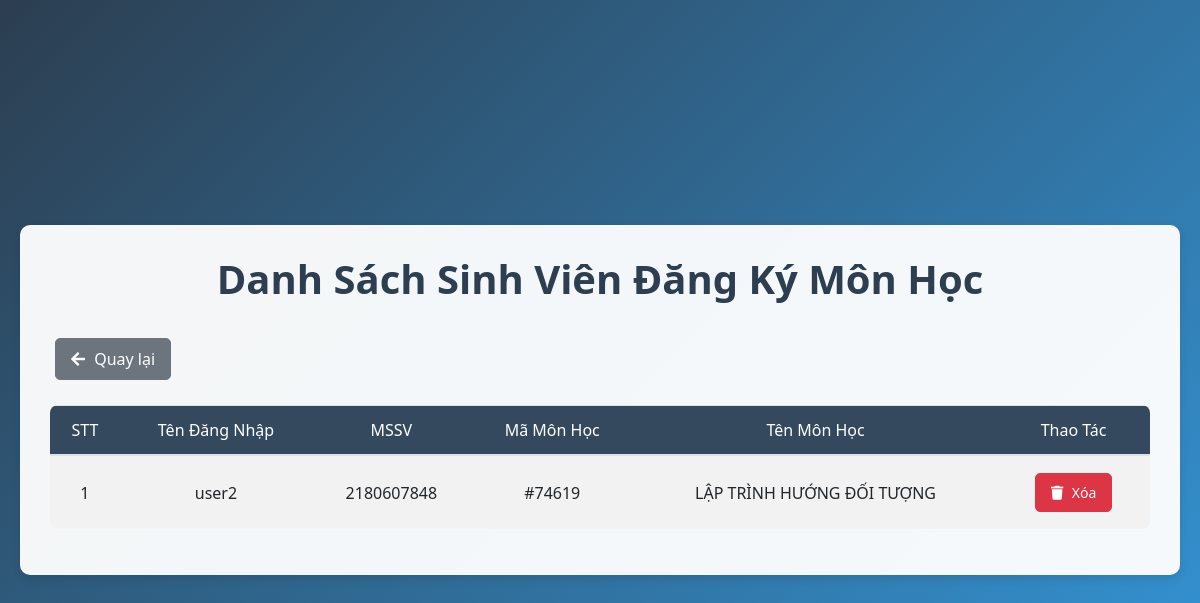
The app's page /courses/view_registrations.php (signed in) with its own data.
### tables this page shows
CREATE TABLE `course_registrations` (
  `id` int(11) NOT NULL,
  `username` varchar(50) NOT NULL,
  `course_id` int(11) NOT NULL,
  `registration_date` datetime DEFAULT current_timestamp()
);

CREATE TABLE `users` (
  `id` int(11) NOT NULL,
  `mssv` varchar(10) NOT NULL,
  `username` varchar(50) NOT NULL,
  `email` varchar(100) NOT NULL,
  `mobile` varchar(15) NOT NULL,
  `password` varchar(255) NOT NULL,
  `address` text NOT NULL,
  `role` enum('admin','user') NOT NULL DEFAULT 'user',
  `created_at` timestamp NOT NULL DEFAULT current_timestamp(),
  `updated_at` timestamp NOT NULL DEFAULT current_timestamp() ON UPDATE current_timestamp(),
  `remember_token` varchar(64) DEFAULT NULL
);

CREATE TABLE `courses` (
  `id` int(11) NOT NULL,
  `course_code` varchar(20) NOT NULL,
  `course_name` varchar(100) NOT NULL,
  `credits` int(11) NOT NULL
);

### courses/view_registrations.php (the view, shortened to what this page needs)
<?php
    include "../courses/connect.php";
    $result = null;
    try {
        $sql = "SELECT cr.username, u.mssv, c.course_code, c.course_name
                FROM course_registrations cr
                INNER JOIN users u ON u.username = cr.username
                INNER JOIN courses c ON c.id = cr.course_id
                ORDER BY cr.username, c.course_code";
        $result = mysqli_query($con, $sql);
    } catch (Exception $e) {
        echo "<div class='alert alert-danger'>Có lỗi xảy ra: " . $e->getMessage() . "</div>";
        $result = null;
    }
?>
<!DOCTYPE html>
<html lang="en">
<head>
    <link rel="stylesheet" href="https://cdn.jsdelivr.net/npm/bootstrap@4.0.0/dist/css/bootstrap.min.css">
    <link rel="stylesheet" href="https://cdnjs.cloudflare.com/ajax/libs/font-awesome/5.15.4/css/all.min.css">
</head>
<body>
    <div class="container">
        <h1>Danh Sách Sinh Viên Đăng Ký Môn Học</h1>
        <div class="action-buttons">
            <a href="../signup1/admin_home.php" class="btn btn-secondary">
                <i class="fas fa-arrow-left"></i> Quay lại
            </a>
        </div>
        <table class="table table-striped">
            <thead>
                <tr>
                    <th>STT</th>
                    <th>Tên Đăng Nhập</th>
                    <th>MSSV</th>
                    <th>Mã Môn Học</th>
                    <th>Tên Môn Học</th>
                    <th>Thao Tác</th>
                </tr>
            </thead>
            <tbody>
                <?php
                if($result && mysqli_num_rows($result) > 0){
                    $stt = 1;
                    while($row = mysqli_fetch_assoc($result)){
                        echo '<tr>
                                <td>'.$stt.'</td>
                                <td>'.$row['username'].'</td>
                                <td>'.$row['mssv'].'</td>
                                <td>'.$row['course_code'].'</td>
                                <td>'.$row['course_name'].'</td>
                                <td>
                                    <form method="POST" action="../users/unregister_course.php" style="display:inline;">
                                        <input type="hidden" name="course_code" value="'.$row['course_code'].'">
                                        <input type="hidden" name="username" value="'.$row['username'].'">
                                        <button type="submit" class="btn btn-danger btn-sm" onclick="return confirm(\'Bạn có chắc chắn muốn xóa đăng ký này?\')">
                                            <i class="fas fa-trash"></i> Xóa
                                        </button>
                                    </form>
                                </td>
                            </tr>';
                        $stt++;
                    }
                }
                ?>
            </tbody>
        </table>
    </div>
</body>
</html>

### courses/view_registrations.php (style rules this page uses)
body { background: linear-gradient(135deg, #2c3e50, #3498db); min-height: 100vh; font-family: 'Segoe UI', sans-serif; display: flex; justify-content: center; align-items: center; }
.container { background: rgba(255, 255, 255, 0.95); padding: 30px; border-radius: 10px; box-shadow: 0 4px 8px rgba(0, 0, 0, 0.1); margin: 20px; max-width: 1200px; }
h1 { color: #2c3e50; font-weight: 700; text-align: center; margin-bottom: 30px; }
.table { background: white; border-radius: 8px; overflow: hidden; }
.table th { background: #34495e; color: white; font-weight: 500; text-align: center; }
.table td { vertical-align: middle; text-align: center; }
.btn { margin: 5px; padding: 8px 15px; border-radius: 5px; }
.btn i { margin-right: 5px; }
.action-buttons { margin-bottom: 20px; display: flex; gap: 10px; }
.btn-danger { background-color: #dc3545; border-color: #dc3545; }
.btn-secondary { background-color: #6c757d; border-color: #6c757d; }

### records on screen
course_registrations: username "user2", users.mssv "2180607848", course.course_code "#74619", course.course_name "LẬP TRÌNH HƯỚNG ĐỐI TƯỢNG"
